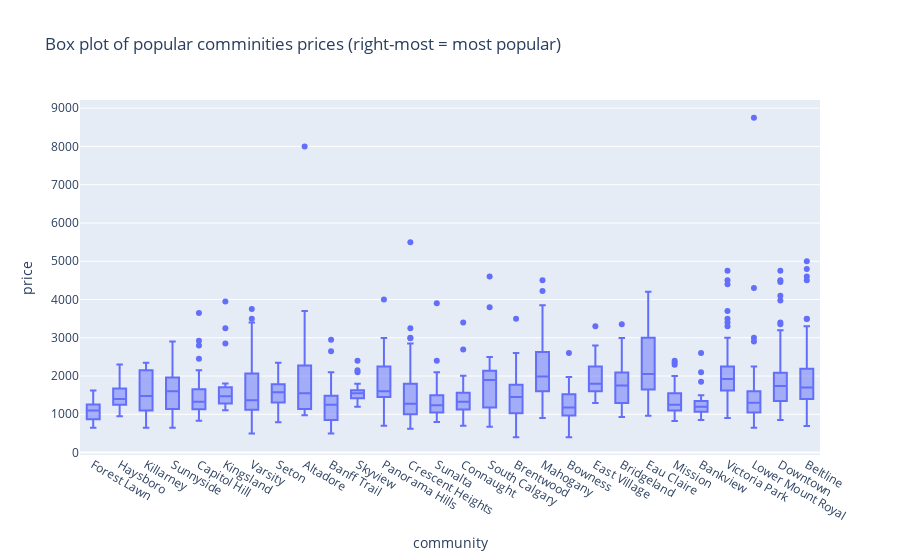

Notebook source saved alongside this figure:
### Code cell
communities_with_at_least_n_records = 20
df_exp2 = pd.merge(left=df_exp, right=df_total[['community', 'price']], on='community')

df_exp3 = df_exp2[df_exp2['city']>communities_with_at_least_n_records]
fig = px.box(df_exp3, x="community", y="price",
             title="Box plot of popular comminities prices (right-most = most popular)")
fig.show()

### Figure 1 — Plotly figure (JSON) as saved in the notebook; plotly's stock layout.template omitted (floating-point values rounded to 4 significant figures; data arrays with more than 128 entries replaced by an {"elided": "..."} marker saying what was removed)
{"data": [{"alignmentgroup": "True", "hovertemplate": "community=%{x}<br>price=%{y}<extra></extra>", "legendgroup": "", "marker": {"color": "#636efa"}, "name": "", "notched": false, "offsetgroup": "", "orientation": "v", "showlegend": false, "type": "box", "x": {"elided": "1141 str values"}, "x0": " ", "xaxis": "x", "y": {"elided": "1141 int values"}, "y0": " ", "yaxis": "y"}], "layout": {"boxmode": "group", "legend": {"tracegroupgap": 0}, "title": {"text": "Box plot of popular comminities prices (right-most = most popular)"}, "xaxis": {"anchor": "y", "domain": [0, 1], "title": {"text": "community"}}, "yaxis": {"anchor": "x", "domain": [0, 1], "title": {"text": "price"}}}}
